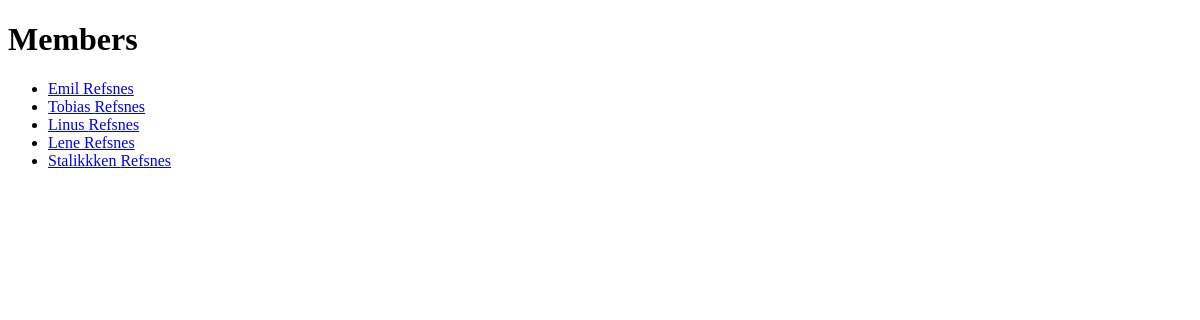
/members/, run on an earlier commit of the app's database.
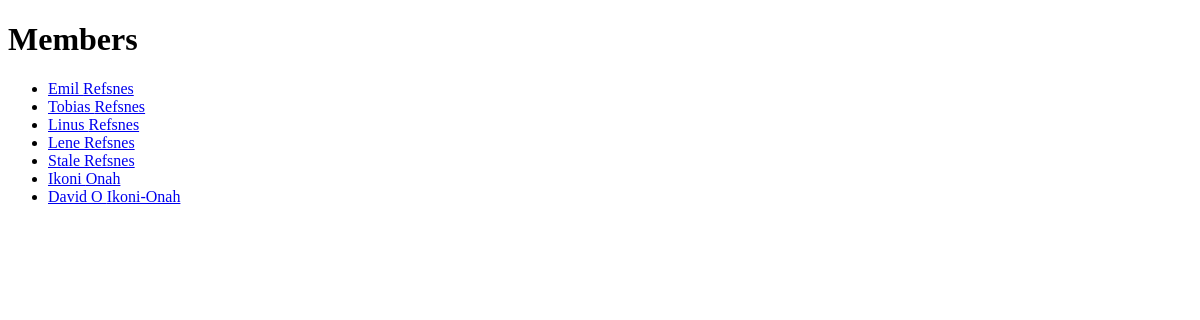
And on a later commit of the database.
### members/models.py (models this page shows, shortened)
class Member(models.Model):
  firstname = models.CharField(max_length=255)
  lastname = models.CharField(max_length=255)
  phone = models.IntegerField(null=True)
  joined_date = models.DateField(null=True)

### members/views.py (the view)
# urls.py: path('members/', views.members, name='members'),
def members(request):
    mymembers = Member.objects.all().values()
    template = loader.get_template('all_members.html')
    context = {
        'mymembers': mymembers,
    }
    return HttpResponse(template.render(context, request))

### members/templates/all_members.html (shortened to what this page needs)
{% extends "master.html" %}
{% block content %}
  <h1>Members</h1>
  <ul>
    {% for x in mymembers %}
      <li><a href="details/{{ x.id }}">{{ x.firstname }} {{ x.lastname }}</a></li>
    {% endfor %}
  </ul>
{% endblock %}

### members/templates/master.html (shortened to what this page needs)
<!DOCTYPE html>
<html lang="en">
<head>
</head>
<body>
{% block content %}
{% endblock %}
</body>
</html>

What changed in the data, as far as the page shows it:
changed Member: firstname "Stalikkken" → "Stale"
added Member: firstname "Ikoni", lastname "Onah"
added Member: firstname "David O", lastname "Ikoni-Onah"
